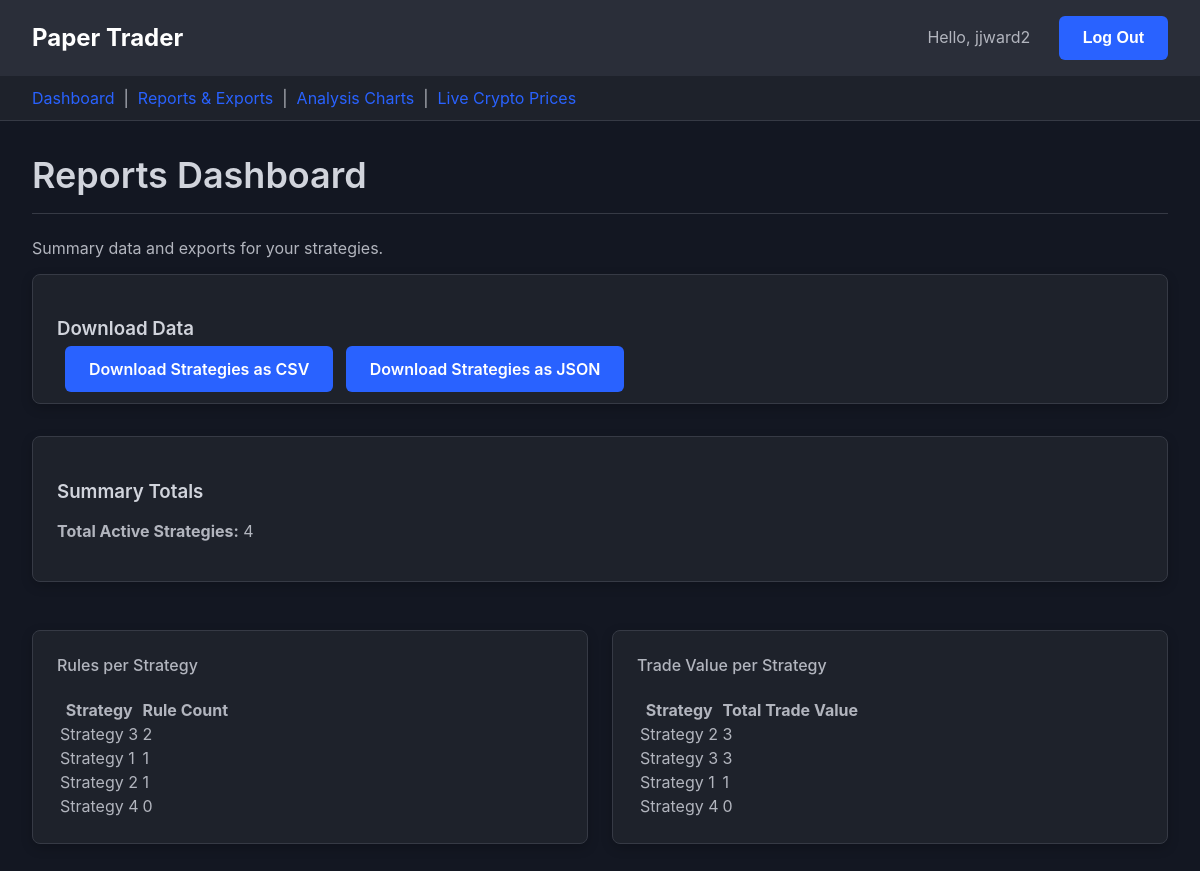
The app's page /reports/ (signed in) with its own data.
### paper_trader/models.py (models this page shows, shortened)
class Strategy(models.Model):
    name = models.CharField(max_length=100, unique=True)
    description = models.TextField(blank=True)
    created_at = models.DateTimeField(auto_now_add=True)
    class Meta:
        ordering = ['name']
        verbose_name_plural = "Strategies"

### paper_trader/views.py (the view)
# urls.py: path('reports/', views.reports_view, name='reports'),
@login_required
def reports_view(request):
    rules_per_strategy = Strategy.objects.annotate(rule_count=Count('rules')).order_by('-rule_count')
    trades_value_per_strategy = Strategy.objects.annotate(
        total_value=Sum('trades__quantity')
    ).order_by('-total_value')
    total_strategies = Strategy.objects.count()
    context = {
        'rules_per_strategy': rules_per_strategy,
        'trades_value_per_strategy': trades_value_per_strategy,
        'total_strategies': total_strategies,
    }
    return render(request, 'paper_trader/reports.html', context)

### paper_trader/templates/paper_trader/reports.html (shortened to what this page needs)
{% extends "paper_trader/base.html" %}
{% block content %}
    <h1>Reports Dashboard</h1>
    <p>Summary data and exports for your strategies.</p>
    <div class="card" style="margin-bottom: 2rem;">
        <h3>Download Data</h3>
        <a href="{% url 'paper_trader:export_csv' %}" class="btn">Download Strategies as CSV</a>
        <a href="{% url 'paper_trader:export_json' %}" class="btn">Download Strategies as JSON</a>
    </div>
    <div class="card" style="margin-bottom: 2rem;">
        <h3>Summary Totals</h3>
        <p><strong>Total Active Strategies:</strong> {{ total_strategies }}</p>
    </div>
    <div class="summary-grid">
        <div class="card">
            <h4>Rules per Strategy</h4>
            <table>
                <thead>
                    <tr>
                        <th>Strategy</th>
                        <th>Rule Count</th>
                    </tr>
                </thead>
                <tbody>
                    {% for item in rules_per_strategy %}
                    <tr>
                        <td>{{ item.name }}</td>
                        <td>{{ item.rule_count }}</td>
                    </tr>
                    {% empty %}
                    <tr><td colspan="2">No strategies found.</td></tr>
                    {% endfor %}
                </tbody>
            </table>
        </div>
        <div class="card">
            <h4>Trade Value per Strategy</h4>
             <table>
                <thead>
                    <tr>
                        <th>Strategy</th>
                        <th>Total Trade Value</th>
                    </tr>
                </thead>
                <tbody>
                    {% for item in trades_value_per_strategy %}
                    <tr>
                        <td>{{ item.name }}</td>
                        <td>{{ item.total_value|default:"0" }}</td>
                    </tr>
                    {% empty %}
                    <tr><td colspan="2">No trade data found.</td></tr>
                    {% endfor %}
                </tbody>
            </table>
        </div>
    </div>
{% endblock %}

### paper_trader/templates/paper_trader/base.html (shortened to what this page needs)
{% load static %}
<!DOCTYPE html>
<html lang="en">
<head>
    <link rel="stylesheet" href="{% static 'paper_trader/css/style.css' %}">
</head>
<body>
    <header style="background-color: var(--bg-dark-tertiary); padding: 1rem 2rem; display: flex; justify-content: space-between; align-items: center;">
        <a href="{% url 'paper_trader:strategy_list_generic' %}" style="font-size: 1.5rem; font-weight: bold; color: white; text-decoration: none;">
            Paper Trader
        </a>
        <nav>
            {% if user.is_authenticated %}
                <span style="color: var(--text-secondary); margin-right: 1rem;">Hello, {{ user.username }}</span>
                <form action="{% url 'logout' %}" method="post" style="display: inline;">
                    <button type="submit" class="btn">Log Out</button>
                </form>
            {% else %}
                <a href="{% url 'login' %}" class="btn">Log In</a>
                <a href="{% url 'signup' %}" class="btn">Sign Up</a>
            {% endif %}
        </nav>
    </header>
    {% if user.is_authenticated %}
    <nav style="background: var(--bg-dark-secondary); padding: 0.75rem 2rem; border-bottom: 1px solid var(--border-color);">
        <a href="{% url 'paper_trader:strategy_list_generic' %}">Dashboard</a> &nbsp;|&nbsp;
        <a href="{% url 'paper_trader:reports' %}">Reports & Exports</a> &nbsp;|&nbsp;
        <a href="{% url 'paper_trader:strategy_chart_page' %}">Analysis Charts</a> &nbsp;|&nbsp;
        <a href="{% url 'paper_trader:crypto_prices' %}">Live Crypto Prices</a>
    </nav>
    {% endif %}
    <main class="container">
        {% block content %}{% endblock %}
    </main>
</body>
</html>

### paper_trader/static/paper_trader/css/style.css (style rules this page uses)
:root { --bg-dark-primary: #131722; --bg-dark-secondary: #1e222b; --bg-dark-tertiary: #2a2e39; --text-primary: #d1d4dc; --text-secondary: #b2b5be; --accent-blue: #2962ff; --accent-blue-hover: #0039cb; --border-color: #363a45; }
body { background-color: var(--bg-dark-primary); color: var(--text-secondary); font-family: -apple-system, BlinkMacSystemFont, "Segoe UI", Roboto, Oxygen, Ubuntu, Cantarell, "Open Sans", "Helvetica Neue", sans-serif; margin: 0; font-size: 16px; }
h1, h2, h3, h4 { color: var(--text-primary); font-weight: 600; }
h1 { font-size: 2.25rem; margin-bottom: 1.5rem; border-bottom: 1px solid var(--border-color); padding-bottom: 1rem; }
a { color: var(--accent-blue); text-decoration: none; }
.container { max-width: 1200px; margin: 2rem auto; padding: 0 2rem; }
form button, .btn { padding: 0.8rem 1.5rem; background-color: var(--accent-blue); border: none; border-radius: 6px; font-weight: 600; color: white; cursor: pointer; font-size: 1rem; transition: background-color 0.2s; margin-left: 0.5rem; }
.card { background: var(--bg-dark-secondary); border: 1px solid var(--border-color); border-radius: 8px; padding: 1.5rem; margin-top: 1rem; box-shadow: 0 4px 12px rgba(0, 0, 0, 0.2); }
.summary-grid { display: grid; grid-template-columns: repeat(auto-fit, minmax(280px, 1fr)); gap: 1.5rem; }
.summary-grid .card h4 { margin-top: 0; color: var(--text-secondary); font-weight: 500; }

### records on screen
Strategy: name "Strategy 3", rule_count "2", total_value "3"
Strategy: name "Strategy 1", rule_count "1", total_value "1"
Strategy: name "Strategy 2", rule_count "1", total_value "3"
Strategy: name "Strategy 4", rule_count "0", total_value "0"

### other values on screen
{{ user.username }} "jjward2"
{{ total_strategies }} "4"
